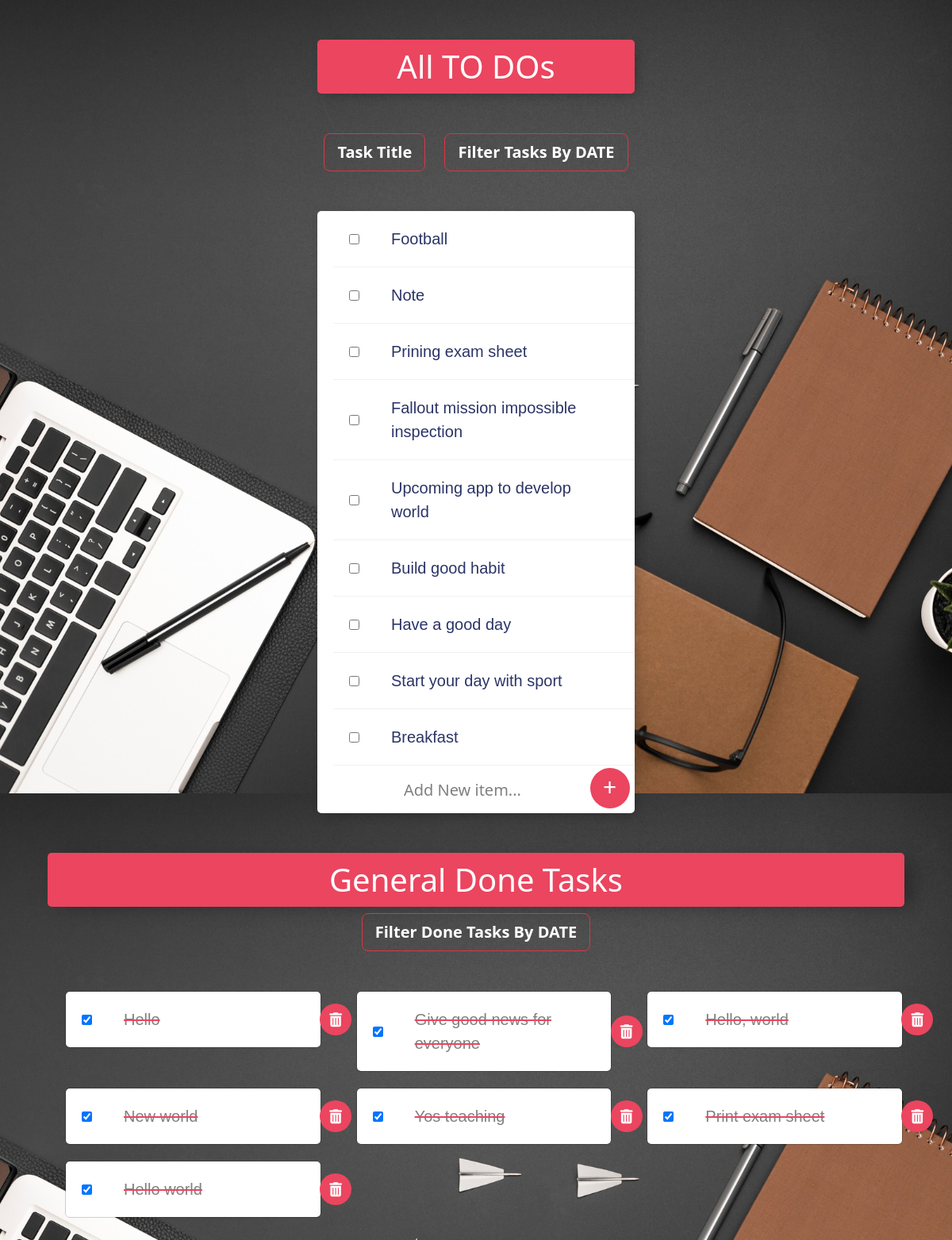
The page /?date=All on the database its author committed.
### todo_app.py (models this page shows, shortened)
class Tasks(Base):
    __tablename__ = "tasks"
    id = Column(Integer, primary_key=True)
    task = Column(String, nullable=False)
    date = Column(String, nullable=False)
    is_done = Column(Boolean)

class DoneTask(Base):
    __tablename__ = "done"
    id = Column(Integer, primary_key=True)
    task = Column(String, nullable=False)
    date = Column(String, nullable=False)
    is_done = Column(Boolean, nullable=False)

### todo_app.py (the view)
@app.route("/", methods=["POST", "GET"])
def home():
    global tasks, dates, majors
    all_tasks = session.query(Tasks).all()
    date = request.args.get("date")
    filter_by_date = session.query(Tasks).filter_by(date=date)
    all_majors = session.query(Major).all()
    majors = set(all_majors)
    task_done_date = request.args.get("done_date")
    filtered_done_task = session.query(DoneTask).filter_by(date=task_done_date)
    done_tasks = session.query(DoneTask).all()
    for task in done_tasks:
        done_date.append(task.date)
    if not task_done_date or task_done_date == "All":
        done_tasks = done_tasks
    else:
        done_tasks = filtered_done_task
    if not done_tasks:
        done_tasks = []
    if not date:
        tasks = all_tasks
    else:
        for TASK in all_tasks:
            dates.append(TASK.date)
        if date != "All":
            tasks = filter_by_date
        else:
            tasks = all_tasks
    return render_template("index.html", tasks=tasks, dates=set(dates), done_tasks=done_tasks, majors=majors,
                           today=today, date=date, done_date=set(done_date), done_task_date=task_done_date)

### templates/index.html (shortened to what this page needs)
{% include ("partial/header.html") %}
<div class="box" id="heading">
    {% if date==None %}
    <h1>To Do app</h1>
    {% elif date==today %}
    <h1>Today TO DOs</h1>
    {% else %}
    <h1>{{date}} TO DOs</h1>
    {% endif %}
</div>
<div class="dropdown">
    <button class="dropbtn btn btn-lg btn-outline-danger">Task Title</button>
</div>
<div class="dropdown">
    <button class="dropbtn btn btn-lg btn-outline-danger">Filter Tasks By DATE</button>
</div>
<div class="box">
    {% for task in tasks %}
    <form action="/delete_update_task" method="post">
        <div class="item">
            {% if task.is_done == True %}
            <input type="checkbox" name="checkbox" value="{{task.id}}" class="btn"
                   href="{{url_for('delete_task' ,task_id = 3)}}"
                   onchange="this.form.submit()" checked>
            <p class="True">{{task.task}}</p>
            {% elif task.is_done == False %}
            <input type="checkbox" name="checkbox" value="{{task.id}}" class="btn" onchange="this.form.submit()">
            <p class="True">{{task.task}}</p>
            {% endif %}
        </div>
    </form>
    {% endfor %}
    <form class="" action="/add_task" method="post">
        <input type="text" name="newTask" placeholder="Add New item..." value="" required  autocomplete="off">
        <button class="add" type="submit" name="list">+</button>
    </form>
</div>
<div id="done_heading">
    {% if done_task_date==None %}
    <h1>General Done Tasks</h1>
    {% elif done_task_date ==today %}
    <h1>Today Done Tasks</h1>
    {% else %}
    <h1>{{done_task_date}} Done Tasks</h1>
    {% endif %}
</div>
<div class="dropdown">
    <button class="dropbtn btn btn-lg btn-outline-danger">Filter Done Tasks By DATE</button>
</div>
<div class="row done_box">
    {% for task in done_tasks %}
    <div class="col-sm-6 col-lg-4 col-md-6 mb-3 mb-sm-0">
        <form action="{{url_for('toggle_task',id=task.id)}}" method="post">
            <div class="card">
                <div class="item">
                    <input type="checkbox" name="checked" value="{{task.id}}" class="btn"
                           onchange="this.form.submit()" checked>
                    <p class="True">{{task.task}}</p>
                    <button class="trash" type="submit" name="trash" value="{{task.id}}"><i
                            class="fa-solid fa-trash-can"></i>
                    </button>
                </div>
            </div>
        </form>
    </div>
    {% endfor %}
</div>
{% include ("partial/footer.html") %}

### static/css/style.css (style rules this page uses)
body { text-align: center !important; background-image: url("../img/1112.jpg") !important; width: 100% !important; }
html { min-height: 1000px !important; font-family: 'helvetica neue' !important; }
h1 { color: #fff !important; padding: 10px !important; }
.box { max-width: 400px !important; margin: 50px auto !important; background: white !important; border-radius: 5px !important; box-shadow: 5px 5px 15px -5px rgba(0, 0, 0, 0.3) !important; }
#heading { background-color: #EB455F !important; text-align: center !important; }
#done_heading { max-width: 90%; margin: 0 auto !important; border-radius: 5px !important; box-shadow: 15px 5px 25px -5px rgba(0, 0, 0, 0.3) !important; background-color:#EB455F; }
.item { min-height: 70px !important; display: flex !important; align-items: center !important; border-bottom: 1px solid #F1F1F1 !important; }
.item:last-child { border-bottom: 0 !important; }
input:checked + .True { text-decoration: line-through !important; text-decoration-color: #EB455F !important; color: gray !important; }
.True { width: 300px !important; text-align: left !important; font-weight: inherit !important; font-family: 'Arial', sans-serif; }
input[type="checkbox"] { margin: 20px !important; }
p { margin: 0 !important; padding: 20px !important; font-size: 20px !important; font-weight: 200 !important; color: #2B3467 !important; }
form { text-align: center !important; margin-left: 20px !important; }
button.add { min-height: 50px !important; width: 50px !important; border-radius: 50%; border-color: transparent; background-color: #EB455F; color: #fff; font-size: 30px; padding-bottom: 5px; border-width: 0; }
#trash, .trash { min-height: 40px; width: 40px; border-radius: 50%; position: absolute; margin-left: 330px !important; outline: none; font-size: 18px; color: #fff; background: #EB455F; border-width: 0; cursor: pointer; }
.trash { margin-left: 320px !important; }
input[type="text"] { text-align: center; height: 60px; top: 10px; border: none; background: transparent; font-size: 20px; font-weight: 200; width: 313px; }
::placeholder { color: grey; opacity: 1; }
.dropdown { max-width: 400px !important; position: relative; display: inline-block; margin: 0 10px !important; }
.dropbtn { color: #ffffff !important; font-weight: bold !important; }
.row { padding: 0 20px !important; margin-bottom: 40px !important; }
.row div .card { background: None !important; margin-bottom: 20px; }
.done_box { max-width: 95% !important; margin: 50px auto !important; }
.done_box .item { background-color: #ffffff; border-radius: 5px; }

### rows shown on the page
Tasks: task "Football"
Tasks: task "Note"
Tasks: task "Prining exam sheet"
Tasks: task "Fallout mission impossible inspection"
Tasks: task "Upcoming app to develop world"
Tasks: task "Build good habit"
Tasks: task "Have a good day"
Tasks: task "Start your day with sport"
Tasks: task "Breakfast"
DoneTask: task "Hello", {{ task.id }} 4 (drawn)
DoneTask: task "Give good news for everyone", {{ task.id }} 6 (drawn)
DoneTask: task "Hello, world", {{ task.id }} 10 (drawn)
DoneTask: task "New world", {{ task.id }} 11 (drawn)
DoneTask: task "Yos teaching", {{ task.id }} 12 (drawn)
DoneTask: task "Print exam sheet", {{ task.id }} 13 (drawn)
DoneTask: task "Hello world", {{ task.id }} 14 (drawn)

### other values the page prints
{{ date }} "All"
